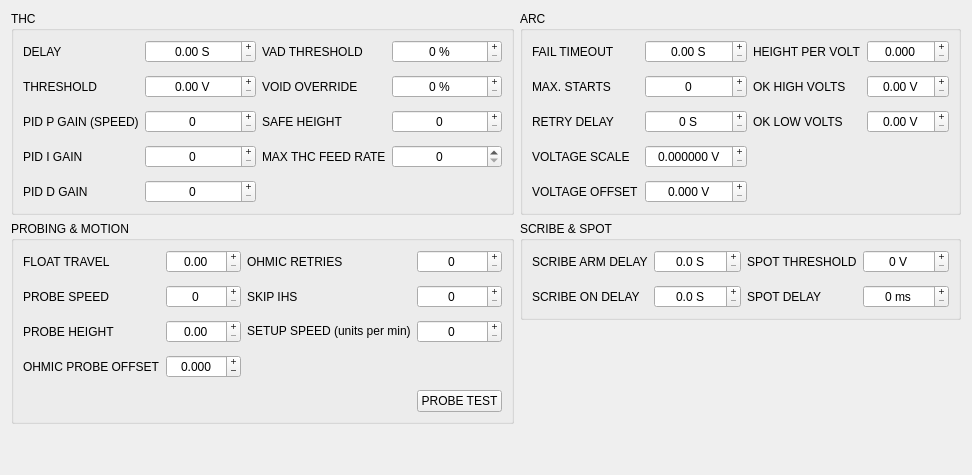
          <widget class="QWidget" name="tab_18">
           <attribute name="title">
            <string>THC / ARC / PROBE &amp;&amp; MARKING</string>
           </attribute>
           <layout class="QGridLayout" name="gridLayout_12">
            <item row="0" column="1">
             <widget class="MkGroupBox" name="groupbox">
              <property name="title">
               <string>ARC</string>
              </property>
              <layout class="QGridLayout" name="gridLayout_2">
               <property name="topMargin">
                <number>9</number>
               </property>
               <property name="verticalSpacing">
                <number>12</number>
               </property>
               <item row="1" column="0">
                <widget class="QLabel" name="label_31">
                 <property name="text">
                  <string>MAX. STARTS</string>
                 </property>
                </widget>
               </item>
               <item row="3" column="2">
                <widget class="PlasmaHalDoubleSpinBox" name="arc_voltage_scale">
                 <property name="alignment">
                  <set>Qt::AlignCenter</set>
                 </property>
                 <property name="buttonSymbols">
                  <enum>QAbstractSpinBox::PlusMinus</enum>
                 </property>
                 <property name="suffix">
                  <string> V</string>
                 </property>
                 <property name="decimals">
                  <number>6</number>
                 </property>
                 <property name="settingName" stdset="0">
                  <string>arc_voltage_scale</string>
                 </property>
                </widget>
               </item>
               <item row="2" column="0">
                <widget class="QLabel" name="label_32">
                 <property name="text">
                  <string>RETRY DELAY</string>
                 </property>
                </widget>
               </item>
               <item row="2" column="2">
                <widget class="PlasmaHalDoubleSpinBox" name="arc_retry_delay">
                 <property name="alignment">
                  <set>Qt::AlignCenter</set>
                 </property>
                 <property name="buttonSymbols">
                  <enum>QAbstractSpinBox::PlusMinus</enum>
                 </property>
                 <property name="suffix">
                  <string> S</string>
                 </property>
                 <property name="decimals">
                  <number>0</number>
                 </property>
                 <property name="settingName" stdset="0">
                  <string>arc_retry_delay</string>
                 </property>
                </widget>
               </item>
               <item row="4" column="2">
                <widget class="PlasmaHalDoubleSpinBox" name="arc_voltage_offset">
                 <property name="alignment">
                  <set>Qt::AlignCenter</set>
                 </property>
                 <property name="buttonSymbols">
                  <enum>QAbstractSpinBox::PlusMinus</enum>
                 </property>
                 <property name="suffix">
                  <string> V</string>
                 </property>
                 <property name="decimals">
                  <number>3</number>
                 </property>
                 <property name="maximum">
                  <double>1000000.000000000000000</double>
                 </property>
                 <property name="settingName" stdset="0">
                  <string>arc_voltage_offset</string>
                 </property>
                </widget>
               </item>
               <item row="2" column="3">
                <widget class="QLabel" name="label_37">
                 <property name="text">
                  <string>OK LOW VOLTS</string>
                 </property>
                </widget>
               </item>
               <item row="4" column="0">
                <widget class="QLabel" name="label_34">
                 <property name="text">
                  <string>VOLTAGE OFFSET</string>
                 </property>
                </widget>
               </item>
               <item row="0" column="3">
                <widget class="QLabel" name="label_35">
                 <property name="text">
                  <string>HEIGHT PER VOLT</string>
                 </property>
                </widget>
               </item>
               <item row="1" column="3">
                <widget class="QLabel" name="label_36">
                 <property name="text">
                  <string>OK HIGH VOLTS</string>
                 </property>
                </widget>
               </item>
               <item row="3" column="0">
                <widget class="QLabel" name="label_33">
                 <property name="text">
                  <string>VOLTAGE SCALE</string>
                 </property>
                </widget>
               </item>
               <item row="0" column="0">
                <widget class="QLabel" name="label_30">
                 <property name="text">
                  <string>FAIL TIMEOUT</string>
                 </property>
                </widget>
               </item>
               <item row="1" column="2">
                <widget class="PlasmaHalSpinBox" name="arc_max_starts">
                 <property name="alignment">
                  <set>Qt::AlignCenter</set>
                 </property>
                 <property name="buttonSymbols">
                  <enum>QAbstractSpinBox::PlusMinus</enum>
                 </property>
                 <property name="settingName" stdset="0">
                  <string>arc_max_starts</string>
                 </property>
                </widget>
               </item>
               <item row="0" column="2">
                <widget class="PlasmaHalDoubleSpinBox" name="arc_fail_timeout">
                 <property name="alignment">
                  <set>Qt::AlignCenter</set>
                 </property>
                 <property name="buttonSymbols">
                  <enum>QAbstractSpinBox::PlusMinus</enum>
                 </property>
                 <property name="suffix">
                  <string> S</string>
                 </property>
                 <property name="settingName" stdset="0">
                  <string>arc_fail_timeout</string>
                 </property>
                </widget>
               </item>
               <item row="0" column="4">
                <widget class="PlasmaHalDoubleSpinBox" name="arc_height_per_volt">
                 <property name="alignment">
                  <set>Qt::AlignCenter</set>
                 </property>
                 <property name="buttonSymbols">
                  <enum>QAbstractSpinBox::PlusMinus</enum>
                 </property>
                 <property name="decimals">
                  <number>3</number>
                 </property>
                 <property name="maximum">
                  <double>10.000000000000000</double>
                 </property>
                 <property name="settingName" stdset="0">
                  <string>arc_height_per_volt</string>
                 </property>
                </widget>
               </item>
               <item row="1" column="4">
                <widget class="PlasmaHalDoubleSpinBox" name="arc_ok_high_volts">
                 <property name="alignment">
                  <set>Qt::AlignCenter</set>
                 </property>
                 <property name="buttonSymbols">
                  <enum>QAbstractSpinBox::PlusMinus</enum>
                 </property>
                 <property name="suffix">
                  <string> V</string>
                 </property>
                 <property name="maximum">
                  <double>9999.000000000000000</double>
                 </property>
                 <property name="settingName" stdset="0">
                  <string>arc_ok_high_volts</string>
                 </property>
                </widget>
               </item>
               <item row="2" column="4">
                <widget class="PlasmaHalDoubleSpinBox" name="arc_ok_low_volts">
                 <property name="alignment">
                  <set>Qt::AlignCenter</set>
                 </property>
                 <property name="buttonSymbols">
                  <enum>QAbstractSpinBox::PlusMinus</enum>
                 </property>
                 <property name="suffix">
                  <string> V</string>
                 </property>
                 <property name="maximum">
                  <double>60.000000000000000</double>
                 </property>
                 <property name="settingName" stdset="0">
                  <string>arc_ok_low_volts</string>
                 </property>
                </widget>
               </item>
              </layout>
             </widget>
            </item>
            <item row="0" column="0">
             <widget class="MkGroupBox" name="groupbox_2">
              <property name="title">
               <string>THC</string>
              </property>
              <layout class="QGridLayout" name="gridLayout_3">
               <property name="verticalSpacing">
                <number>12</number>
               </property>
               <item row="4" column="2">
                <widget class="PlasmaHalDoubleSpinBox" name="thc_pid_d_gain">
                 <property name="alignment">
                  <set>Qt::AlignCenter</set>
                 </property>
                 <property name="buttonSymbols">
                  <enum>QAbstractSpinBox::PlusMinus</enum>
                 </property>
                 <property name="decimals">
                  <number>0</number>
                 </property>
                 <property name="maximum">
                  <double>1000.000000000000000</double>
                 </property>
                 <property name="settingName" stdset="0">
                  <string>thc_pid_d_gain</string>
                 </property>
                </widget>
               </item>
               <item row="1" column="2">
                <widget class="PlasmaHalDoubleSpinBox" name="thc_threshold">
                 <property name="alignment">
                  <set>Qt::AlignCenter</set>
                 </property>
                 <property name="buttonSymbols">
                  <enum>QAbstractSpinBox::PlusMinus</enum>
                 </property>
                 <property name="suffix">
                  <string> V</string>
                 </property>
                 <property name="maximum">
                  <double>200.000000000000000</double>
                 </property>
                 <property name="settingName" stdset="0">
                  <string>thc_threshold</string>
                 </property>
                </widget>
               </item>
               <item row="3" column="0">
                <widget class="QLabel" name="label_27">
                 <property name="text">
                  <string>PID I GAIN</string>
                 </property>
                </widget>
               </item>
               <item row="2" column="0">
                <widget class="QLabel" name="label_24">
                 <property name="text">
                  <string>PID P GAIN (SPEED)</string>
                 </property>
                </widget>
               </item>
               <item row="1" column="0">
                <widget class="QLabel" name="label_23">
                 <property name="text">
                  <string>THRESHOLD</string>
                 </property>
                </widget>
               </item>
               <item row="0" column="2">
                <widget class="PlasmaHalDoubleSpinBox" name="thc_delay">
                 <property name="alignment">
                  <set>Qt::AlignCenter</set>
                 </property>
                 <property name="buttonSymbols">
                  <enum>QAbstractSpinBox::PlusMinus</enum>
                 </property>
                 <property name="suffix">
                  <string> S</string>
                 </property>
                 <property name="settingName" stdset="0">
                  <string>thc_delay</string>
                 </property>
                </widget>
               </item>
               <item row="4" column="0">
                <widget class="QLabel" name="label_28">
                 <property name="text">
                  <string>PID D GAIN</string>
                 </property>
                </widget>
               </item>
               <item row="0" column="0">
                <widget class="QLabel" name="label_22">
                 <property name="text">
                  <string>DELAY</string>
                 </property>
                </widget>
               </item>
               <item row="2" column="2">
                <widget class="PlasmaHalDoubleSpinBox" name="thc_pid_p_gain">
                 <property name="alignment">
                  <set>Qt::AlignCenter</set>
                 </property>
                 <property name="buttonSymbols">
                  <enum>QAbstractSpinBox::PlusMinus</enum>
                 </property>
                 <property name="decimals">
                  <number>0</number>
                 </property>
                 <property name="maximum">
                  <double>1000.000000000000000</double>
                 </property>
                 <property name="settingName" stdset="0">
                  <string>thc_pid_p_gain</string>
                 </property>
                </widget>
               </item>
               <item row="3" column="2">
                <widget class="PlasmaHalDoubleSpinBox" name="thc_pid_i_gain">
                 <property name="alignment">
                  <set>Qt::AlignCenter</set>
                 </property>
                 <property name="buttonSymbols">
                  <enum>QAbstractSpinBox::PlusMinus</enum>
                 </property>
                 <property name="decimals">
                  <number>0</number>
                 </property>
                 <property name="maximum">
                  <double>1000.000000000000000</double>
                 </property>
                 <property name="settingName" stdset="0">
                  <string>thc_pid_i_gain</string>
                 </property>
                </widget>
               </item>
               <item row="0" column="3">
                <widget class="QLabel" name="label_25">
                 <property name="text">
                  <string>VAD THRESHOLD</string>
                 </property>
                </widget>
               </item>
               <item row="0" column="4">
                <widget class="PlasmaHalDoubleSpinBox" name="thc_vad_threshold">
                 <property name="alignment">
                  <set>Qt::AlignCenter</set>
                 </property>
                 <property name="buttonSymbols">
                  <enum>QAbstractSpinBox::PlusMinus</enum>
                 </property>
                 <property name="suffix">
                  <string> %</string>
                 </property>
                 <property name="decimals">
                  <number>0</number>
                 </property>
                 <property name="settingName" stdset="0">
                  <string>thc_vad_threshold</string>
                 </property>
                </widget>
               </item>
               <item row="1" column="3">
                <widget class="QLabel" name="label_26">
                 <property name="text">
                  <string>VOID OVERRIDE</string>
                 </property>
                </widget>
               </item>
               <item row="2" column="3">
                <widget class="QLabel" name="label_29">
                 <property name="text">
                  <string>SAFE HEIGHT</string>
                 </property>
                </widget>
               </item>
               <item row="3" column="3">
                <widget class="QLabel" name="label_93">
                 <property name="text">
                  <string>MAX THC FEED RATE</string>
                 </property>
                </widget>
               </item>
               <item row="3" column="4">
                <widget class="PlasmaHalDoubleSpinBox" name="thc_feed_rate">
                 <property name="alignment">
                  <set>Qt::AlignCenter</set>
                 </property>
                 <property name="decimals">
                  <number>0</number>
                 </property>
                 <property name="maximum">
                  <double>30000.000000000000000</double>
                 </property>
                 <property name="settingName" stdset="0">
                  <string>thc_feed_rate</string>
                 </property>
                </widget>
               </item>
               <item row="2" column="4">
                <widget class="PlasmaHalDoubleSpinBox" name="thc_safe_height">
                 <property name="alignment">
                  <set>Qt::AlignCenter</set>
                 </property>
                 <property name="buttonSymbols">
                  <enum>QAbstractSpinBox::PlusMinus</enum>
                 </property>
                 <property name="decimals">
                  <number>0</number>
                 </property>
                 <property name="maximum">
                  <double>200.000000000000000</double>
                 </property>
                 <property name="settingName" stdset="0">
                  <string>thc_safe_height</string>
                 </property>
                </widget>
               </item>
               <item row="1" column="4">
                <widget class="PlasmaHalDoubleSpinBox" name="thc_void_override">
                 <property name="alignment">
                  <set>Qt::AlignCenter</set>
                 </property>
                 <property name="buttonSymbols">
                  <enum>QAbstractSpinBox::PlusMinus</enum>
                 </property>
                 <property name="suffix">
                  <string> %</string>
                 </property>
                 <property name="decimals">
                  <number>0</number>
                 </property>
                 <property name="settingName" stdset="0">
                  <string>thc_void_override</string>
                 </property>
                </widget>
               </item>
              </layout>
             </widget>
            </item>
            <item row="1" column="1">
             <widget class="MkGroupBox" name="groupbox_4">
              <property name="title">
               <string>SCRIBE &amp;&amp; SPOT</string>
              </property>
              <layout class="QGridLayout" name="gridLayout_13">
               <property name="verticalSpacing">
                <number>12</number>
               </property>
               <item row="0" column="2">
                <widget class="PlasmaHalDoubleSpinBox" name="scribe_arm_delay">
                 <property name="alignment">
                  <set>Qt::AlignCenter</set>
                 </property>
                 <property name="buttonSymbols">
                  <enum>QAbstractSpinBox::PlusMinus</enum>
                 </property>
                 <property name="suffix">
                  <string> S</string>
                 </property>
                 <property name="decimals">
                  <number>1</number>
                 </property>
                 <property name="settingName" stdset="0">
                  <string>scribe_arm_delay</string>
                 </property>
                </widget>
               </item>
               <item row="1" column="2">
                <widget class="PlasmaHalDoubleSpinBox" name="scribe_on_delay">
                 <property name="alignment">
                  <set>Qt::AlignCenter</set>
                 </property>
                 <property name="buttonSymbols">
                  <enum>QAbstractSpinBox::PlusMinus</enum>
                 </property>
                 <property name="suffix">
                  <string> S</string>
                 </property>
                 <property name="decimals">
                  <number>1</number>
                 </property>
                 <property name="maximum">
                  <double>10.000000000000000</double>
                 </property>
                 <property name="settingName" stdset="0">
                  <string>scribe_on_delay</string>
                 </property>
                </widget>
               </item>
               <item row="1" column="0">
                <widget class="QLabel" name="label_46">
                 <property name="text">
                  <string>SCRIBE ON DELAY</string>
                 </property>
                </widget>
               </item>
               <item row="1" column="3">
                <widget class="QLabel" name="label_48">
                 <property name="text">
                  <string>SPOT DELAY</string>
                 </property>
                </widget>
               </item>
               <item row="0" column="0">
                <widget class="QLabel" name="label_45">
                 <property name="text">
                  <string>SCRIBE ARM DELAY</string>
                 </property>
                </widget>
               </item>
               <item row="0" column="3">
                <widget class="QLabel" name="label_47">
                 <property name="text">
                  <string>SPOT THRESHOLD</string>
                 </property>
                </widget>
               </item>
               <item row="0" column="4">
                <widget class="PlasmaHalDoubleSpinBox" name="spot_threshold">
                 <property name="alignment">
                  <set>Qt::AlignCenter</set>
                 </property>
                 <property name="buttonSymbols">
                  <enum>QAbstractSpinBox::PlusMinus</enum>
                 </property>
                 <property name="suffix">
                  <string> V</string>
                 </property>
                 <property name="decimals">
                  <number>0</number>
                 </property>
                 <property name="maximum">
                  <double>200.000000000000000</double>
                 </property>
                 <property name="settingName" stdset="0">
                  <string>spot_threshold</string>
                 </property>
                </widget>
               </item>
               <item row="1" column="4">
                <widget class="PlasmaHalDoubleSpinBox" name="spot_delay">
                 <property name="alignment">
                  <set>Qt::AlignCenter</set>
                 </property>
                 <property name="buttonSymbols">
                  <enum>QAbstractSpinBox::PlusMinus</enum>
                 </property>
                 <property name="suffix">
                  <string> ms</string>
                 </property>
                 <property name="decimals">
                  <number>0</number>
                 </property>
                 <property name="maximum">
                  <double>3000.000000000000000</double>
                 </property>
                 <property name="settingName" stdset="0">
                  <string>spot_delay</string>
                 </property>
                </widget>
               </item>
              </layout>
             </widget>
            </item>
            <item row="1" column="0" rowspan="2">
             <widget class="MkGroupBox" name="groupbox_3">
              <property name="title">
               <string>PROBING &amp;&amp; MOTION</string>
              </property>
              <layout class="QGridLayout" name="gridLayout_10">
               <property name="verticalSpacing">
                <number>12</number>
               </property>
               <item row="4" column="0">
                <widget class="QLabel" name="label_38">
                 <property name="text">
                  <string>FLOAT TRAVEL</string>
                 </property>
                </widget>
               </item>
               <item row="6" column="2">
                <widget class="PlasmaHalDoubleSpinBox" name="probe_height">
                 <property name="alignment">
                  <set>Qt::AlignCenter</set>
                 </property>
                 <property name="buttonSymbols">
                  <enum>QAbstractSpinBox::PlusMinus</enum>
                 </property>
                 <property name="maximum">
                  <double>999.000000000000000</double>
                 </property>
                 <property name="settingName" stdset="0">
                  <string>probe_height</string>
                 </property>
                </widget>
               </item>
               <item row="4" column="2">
                <widget class="PlasmaHalDoubleSpinBox" name="probe_float_travel">
                 <property name="alignment">
                  <set>Qt::AlignCenter</set>
                 </property>
                 <property name="buttonSymbols">
                  <enum>QAbstractSpinBox::PlusMinus</enum>
                 </property>
                 <property name="maximum">
                  <double>999.000000000000000</double>
                 </property>
                 <property name="settingName" stdset="0">
                  <string>probe_float_travel</string>
                 </property>
                </widget>
               </item>
               <item row="5" column="3">
                <widget class="QLabel" name="label_43">
                 <property name="text">
                  <string>SKIP IHS</string>
                 </property>
                </widget>
               </item>
               <item row="6" column="3">
                <widget class="QLabel" name="label_44">
                 <property name="text">
                  <string>&lt;html&gt;&lt;head/&gt;&lt;body&gt;&lt;p&gt;SETUP SPEED (units per min)&lt;/p&gt;&lt;/body&gt;&lt;/html&gt;</string>
                 </property>
                </widget>
               </item>
               <item row="6" column="0">
                <widget class="QLabel" name="label_40">
                 <property name="text">
                  <string>PROBE HEIGHT</string>
                 </property>
                </widget>
               </item>
               <item row="4" column="4">
                <widget class="PlasmaHalSpinBox" name="probe_ohmic_retries">
                 <property name="alignment">
                  <set>Qt::AlignCenter</set>
                 </property>
                 <property name="buttonSymbols">
                  <enum>QAbstractSpinBox::PlusMinus</enum>
                 </property>
                 <property name="settingName" stdset="0">
                  <string>probe_ohmic_retries</string>
                 </property>
                </widget>
               </item>
               <item row="8" column="0">
                <widget class="QLabel" name="label_41">
                 <property name="text">
                  <string>OHMIC PROBE OFFSET</string>
                 </property>
                </widget>
               </item>
               <item row="4" column="3">
                <widget class="QLabel" name="label_42">
                 <property name="text">
                  <string>OHMIC RETRIES</string>
                 </property>
                </widget>
               </item>
               <item row="5" column="4">
                <widget class="PlasmaHalDoubleSpinBox" name="probe_skip_ihs">
                 <property name="alignment">
                  <set>Qt::AlignCenter</set>
                 </property>
                 <property name="buttonSymbols">
                  <enum>QAbstractSpinBox::PlusMinus</enum>
                 </property>
                 <property name="decimals">
                  <number>0</number>
                 </property>
                 <property name="maximum">
                  <double>999.000000000000000</double>
                 </property>
                 <property name="settingName" stdset="0">
                  <string>probe_skip_ihs</string>
                 </property>
                </widget>
               </item>
               <item row="5" column="0">
                <widget class="QLabel" name="label_39">
                 <property name="text">
                  <string>PROBE SPEED</string>
                 </property>
                </widget>
               </item>
               <item row="8" column="2">
                <widget class="PlasmaHalDoubleSpinBox" name="probe_offset">
                 <property name="alignment">
                  <set>Qt::AlignCenter</set>
                 </property>
                 <property name="buttonSymbols">
                  <enum>QAbstractSpinBox::PlusMinus</enum>
                 </property>
                 <property name="decimals">
                  <number>3</number>
                 </property>
                 <property name="minimum">
                  <double>-400.000000000000000</double>
                 </property>
                 <property name="maximum">
                  <double>400.000000000000000</double>
                 </property>
                 <property name="settingName" stdset="0">
                  <string>probe_offset</string>
                 </property>
                </widget>
               </item>
               <item row="6" column="4">
                <widget class="PlasmaHalDoubleSpinBox" name="probe_setup_speed">
                 <property name="alignment">
                  <set>Qt::AlignCenter</set>
                 </property>
                 <property name="buttonSymbols">
                  <enum>QAbstractSpinBox::PlusMinus</enum>
                 </property>
                 <property name="decimals">
                  <number>0</number>
                 </property>
                 <property name="maximum">
                  <double>30000.000000000000000</double>
                 </property>
                 <property name="settingName" stdset="0">
                  <string>probe_setup_speed</string>
                 </property>
                </widget>
               </item>
               <item row="9" column="4">
                <widget class="MkPushButton" name="btn_probe_test">
                 <property name="text">
                  <string>PROBE TEST</string>
                 </property>
                 <property name="checkable">
                  <bool>true</bool>
                 </property>
                </widget>
               </item>
               <item row="5" column="2">
                <widget class="PlasmaHalDoubleSpinBox" name="probe_speed">
                 <property name="alignment">
                  <set>Qt::AlignCenter</set>
                 </property>
                 <property name="buttonSymbols">
                  <enum>QAbstractSpinBox::PlusMinus</enum>
                 </property>
                 <property name="decimals">
                  <number>0</number>
                 </property>
                 <property name="maximum">
                  <double>10000.000000000000000</double>
                 </property>
                 <property name="settingName" stdset="0">
                  <string>probe_speed</string>
                 </property>
                </widget>
               </item>
              </layout>
             </widget>
            </item>
            <item row="3" column="0">
             <spacer name="verticalSpacer_8">
              <property name="orientation">
               <enum>Qt::Vertical</enum>
              </property>
              <property name="sizeHint" stdset="0">
               <size>
                <width>20</width>
                <height>40</height>
               </size>
              </property>
             </spacer>
            </item>
           </layout>
          </widget>
